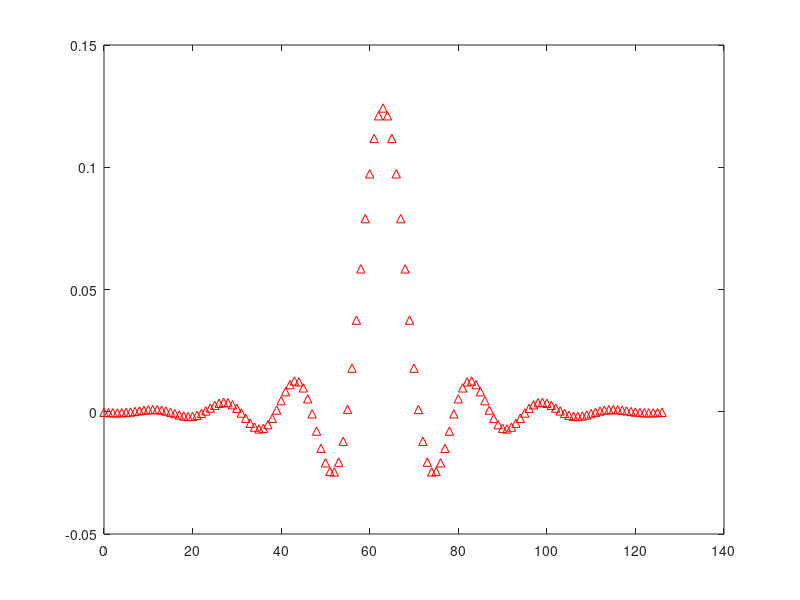
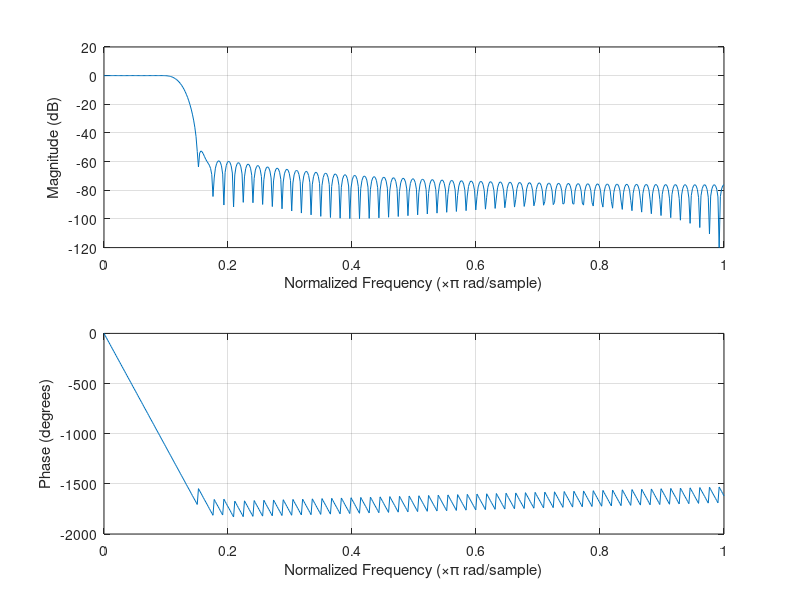
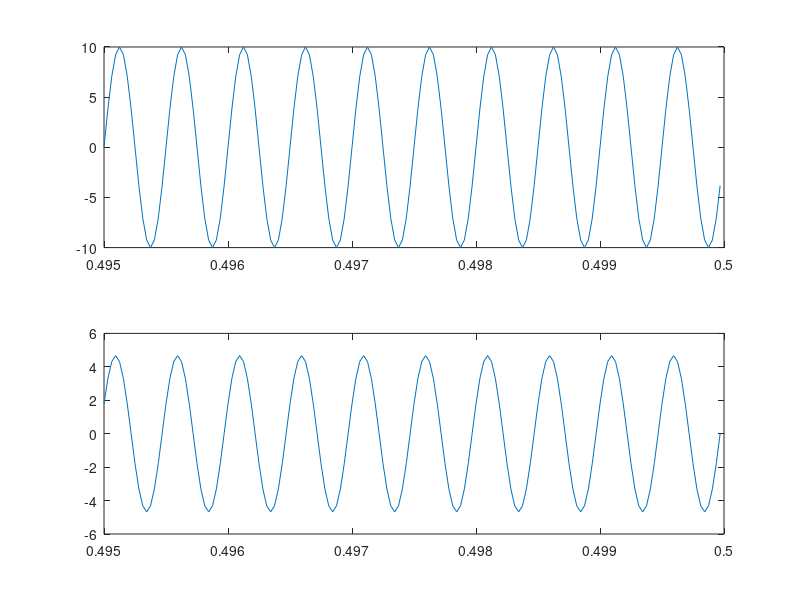
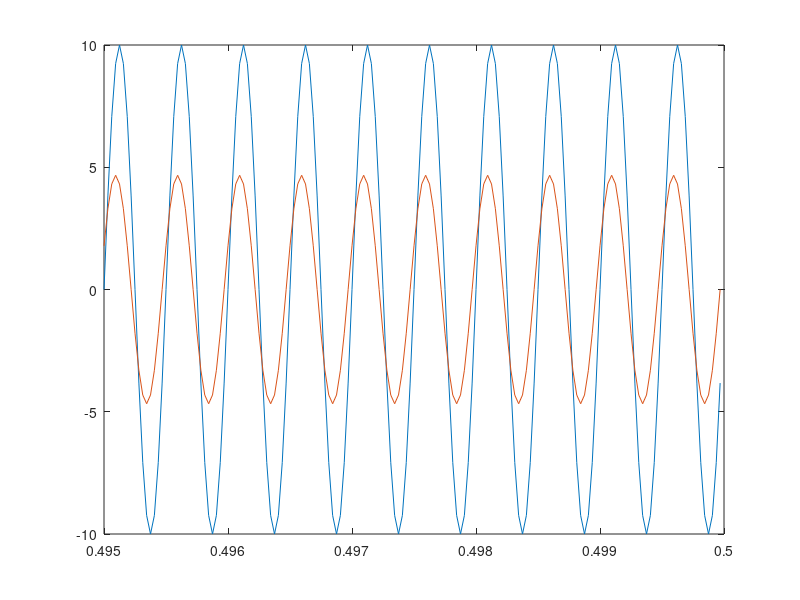

Reproduce these figures in MATLAB, in order.
%FIR filter

fc=2000;
fs=32000;
nf=fs/2;
ncf=fc/nf;
ord=127;

win=window(@hamming,ord);

b=fir1(ord-1,ncf,'low',win);

figure
impz(b,1);
figure
freqz(b,1);


amp=10;
f0=ncf*nf;
D=1000/f0;
ts=1/fs;
t=0:ts:D-ts;
x=amp*sin(2*pi*f0*t);
% 
y=filter(b,1,x);
%figure 
%plot(t,y,t,x);
% 
N=fix(10*fs/f0);
l=fix(990*fs/f0);
% 
figure
subplot(2,1,1)
plot(t(l+1:end),x(l+1:end));
% 
subplot(2,1,2)
plot(t(l+1:end),y(l+1:end));
% 
figure 
plot(t(l+1:end),x(l+1:end),t(l+1:end),y(l+1:end));

ipPowT=sum(abs(x(l+1:end)).^2)/N;
opPowT=sum(abs(y(l+1:end)).^2)/N;
% 
% 
X=fft(x(l+1:end),N);
Y=fft(y(l+1:end),N);
% 
ipPowF=sum(abs(X).*abs(X))/N^2;
opPowF=sum(abs(Y).*abs(Y))/N^2;
% 
disp(ipPowT);
disp(opPowT);
disp(ipPowF);
disp(opPowF);
% 
%fix(a*2^13)
%fix(b^2^15)
%OPAMP*2^15
%find OPAMPlitude from CCS then find attenuation
%at ncf from freqz figure 10^(att/20)
%0.9*att=opamp
%OPAMP will match opamp
% ncf = 0.1250
% att=-6.013
% att=10^(att/20)
% att=0.5004
% 0.9*att
% ans = 0.4504
% 14763/2^15
% ans = 0.4505

%write coefficients to a header file
bfix=fix(b*2^15);
fid=fopen('fir.h','w');
fprintf(fid,'#ifndef\t __FIR_H_ \n');
fprintf(fid,'#define\t __FIR_H_ \n\n');
fprintf(fid,'#define\t ORDER\t %d\n',ord);
fprintf(fid,'int \t b_2k[ORDER]={');


fprintf(fid,'%d,%d,%d,%d,%d,%d,%d,%d,%d,%d,%d,',bfix);
%fprintf(fid,'%d,',bfix(1:));
%fprintf(fid,'%d',bfix(12));
fseek(fid,-1,0);
fprintf(fid,'};\n\n');
fprintf(fid,'#endif\n');
fclose(fid);
